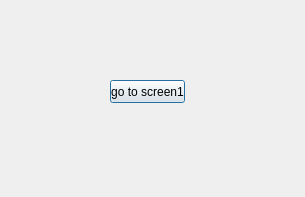
<?xml version="1.0" encoding="UTF-8"?>
<ui version="4.0">
 <class>Dialog</class>
 <widget class="QDialog" name="Dialog">
  <property name="geometry">
   <rect>
    <x>0</x>
    <y>0</y>
    <width>305</width>
    <height>197</height>
   </rect>
  </property>
  <property name="windowTitle">
   <string>Dialog</string>
  </property>
  <widget class="QPushButton" name="pushButton">
   <property name="geometry">
    <rect>
     <x>110</x>
     <y>80</y>
     <width>75</width>
     <height>23</height>
    </rect>
   </property>
   <property name="text">
    <string>go to screen1</string>
   </property>
  </widget>
 </widget>
 <resources/>
 <connections/>
</ui>
